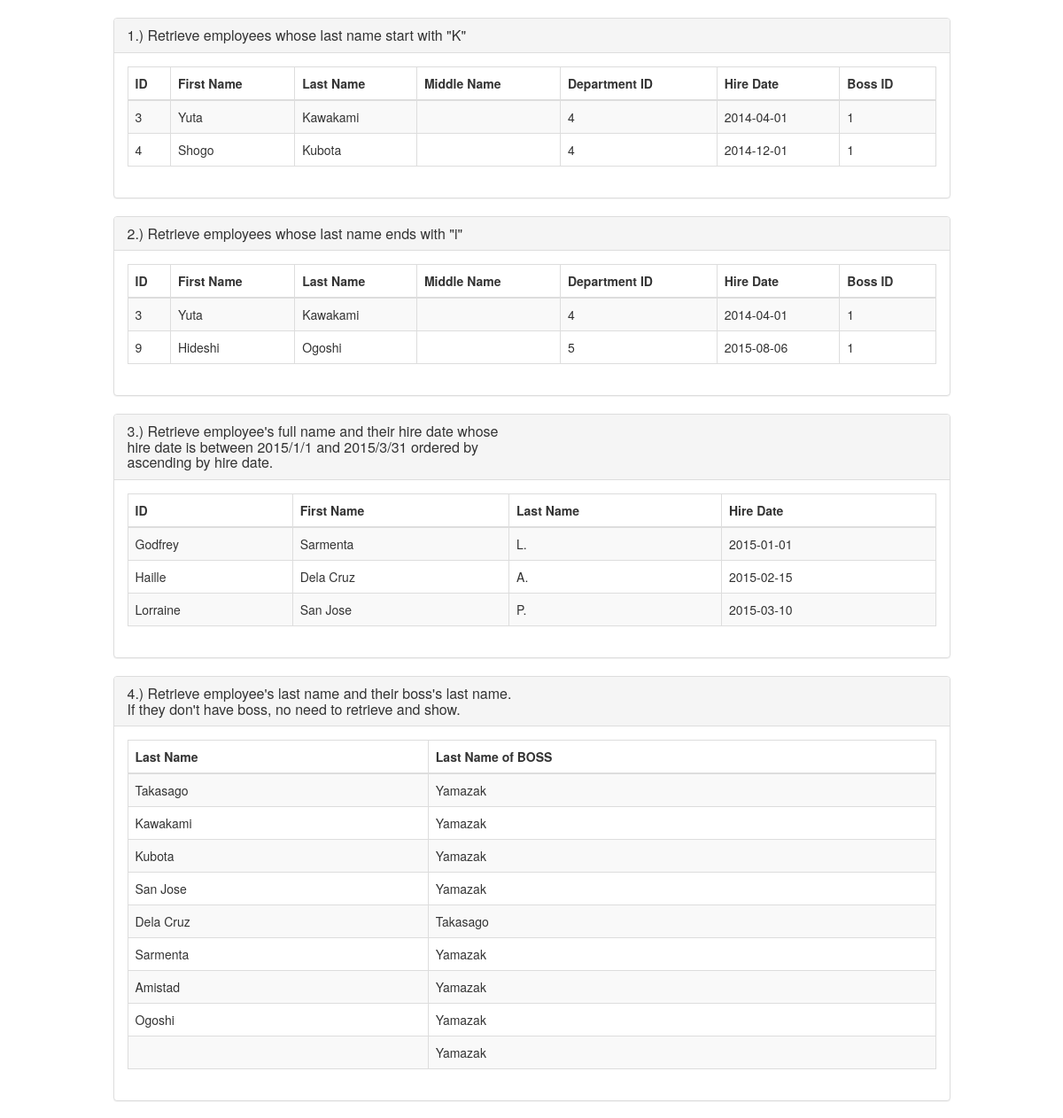
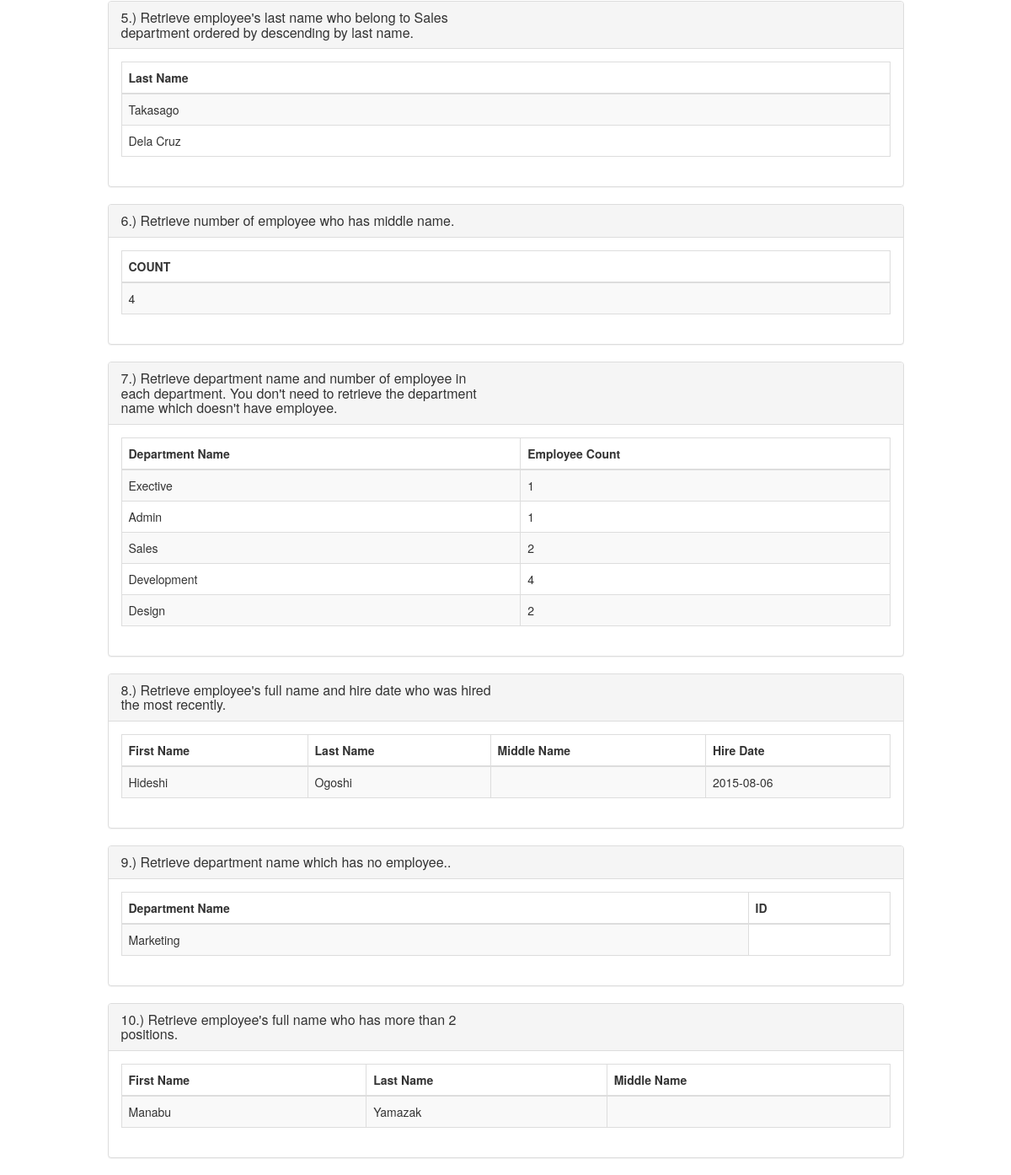
Screenshot of /database/database-3-5.php with the database file from the repository (2 pictures, top to bottom).
### tables this page shows
CREATE TABLE `employees` (
  `id` int(11) UNSIGNED NOT NULL,
  `first_name` varchar(255) NOT NULL,
  `last_name` varchar(255) NOT NULL,
  `middle_name` varchar(255) DEFAULT NULL,
  `department_id` int(11) NOT NULL,
  `hire_date` date DEFAULT NULL,
  `boss_id` int(11) DEFAULT NULL
);

CREATE TABLE `departments` (
  `id` int(11) UNSIGNED NOT NULL,
  `name` varchar(255) NOT NULL
);

### database/database-3-5.php (the view, shortened to what the rows shown need)
<?php
require "Database.php";
$database = new Database();
$database->query("SELECT * FROM employees WHERE last_name LIKE 'K%'");
$employeesStartLastNames = $database->resultset();
$database->query("SELECT * FROM employees WHERE last_name LIKE '%i'");
$employeesEndLastNames = $database->resultset();
$database->query("SELECT first_name, last_name, middle_name, hire_date FROM employees WHERE hire_date BETWEEN '2015/1/1' AND '2015/3/31' ORDER by hire_date ASC");
$employeeshireDates = $database->resultset();
$database->query("SELECT last_name, boss_id FROM employees WHERE boss_id IS NOT NULL");
$employeesWithBosses = $database->resultset();
$database->query('SELECT last_name FROM employees INNER JOIN departments ON employees.department_id = departments.id WHERE employees.department_id=3 ORDER by employees.last_name DESC');
$employeesBelongToSalesdeps = $database->resultset();
$database->query("SELECT COUNT(1)FROM employees WHERE middle_name IS NOT NULL");
$database->query("SELECT D.name, COUNT(D.name) FROM departments D INNER JOIN employees E ON E.department_id = D.id GROUP BY D.id");
$database->query("SELECT first_name, last_name, middle_name, hire_date FROM employees ORDER BY hire_date DESC LIMIT 1;");
$employeesNameAndHired = $database->resultset();
$database->query('SELECT D.name FROM departments D LEFT JOIN employees E on D.id = E.department_id WHERE E.department_id IS NULL');
$departmentNoEmployees = $database->resultset();
$database->query("SELECT E.first_name, E.last_name, E.middle_name FROM employees E INNER JOIN employee_positions EP ON EP.employee_id = E.id GROUP BY E.first_name, E.last_name, E.middle_name HAVING COUNT(EP.id) >= 2;");
?>
<!DOCTYPE html>
<html lang="en">
<head>
    <link rel="stylesheet" href="https://maxcdn.bootstrapcdn.com/bootstrap/3.3.7/css/bootstrap.min.css">
    <link href="//netdna.bootstrapcdn.com/font-awesome/4.0.3/css/font-awesome.min.css" rel="stylesheet">
</head>
<body>
<br/>
<div class="container">
    <div class="row">
        <div class="col-md-10 col-md-offset-1">
            <div class="panel panel-default panel-table">
                <div class="panel-body">
                    <table class="table table-striped table-bordered table-list">
                        <thead>
                        <tr>
                            <th>ID</th>
                            <th>First Name</th>
                            <th>Last Name</th>
                            <th>Middle Name</th>
                            <th>Department ID</th>
                            <th>Hire Date</th>
                            <th>Boss ID</th>
                        </tr>
                        </thead>
                        <tbody>
                        <?php foreach($employeesStartLastNames as $employeesStartLastName): ?>
                        <tr>
                            <td><?php echo $employeesStartLastName['id']; ?></td>
                            <td><?php echo $employeesStartLastName['first_name']; ?></td>
                            <td><?php echo $employeesStartLastName['last_name']; ?></td>
                            <td><?php echo $employeesStartLastName['middle_name']; ?></td>
                            <td><?php echo $employeesStartLastName['department_id']; ?></td>
                            <td><?php echo $employeesStartLastName['hire_date']; ?></td>
                            <td><?php echo $employeesStartLastName['boss_id']; ?></td>
                        </tr>
                        <?php endforeach ?>
                        </tbody>
                    </table>
                </div>
            </div>
        </div>
    </div>
</div>
<div class="container">
    <div class="row">
        <div class="col-md-10 col-md-offset-1">
            <div class="panel panel-default panel-table">
                <div class="panel-body">
                    <table class="table table-striped table-bordered table-list">
                        <thead>
                        <tr>
                            <th>ID</th>
                            <th>First Name</th>
                            <th>Last Name</th>
                            <th>Middle Name</th>
                            <th>Department ID</th>
                            <th>Hire Date</th>
                            <th>Boss ID</th>
                        </tr>
                        </thead>
                        <tbody>
                        <?php foreach($employeesEndLastNames as $employeesEndLastName): ?>
                            <tr>
                                <td><?php echo $employeesEndLastName['id']; ?></td>
                                <td><?php echo $employeesEndLastName['first_name']; ?></td>
                                <td><?php echo $employeesEndLastName['last_name']; ?></td>
                                <td><?php echo $employeesEndLastName['middle_name']; ?></td>
                                <td><?php echo $employeesEndLastName['department_id']; ?></td>
                                <td><?php echo $employeesEndLastName['hire_date']; ?></td>
                                <td><?php echo $employeesEndLastName['boss_id']; ?></td>
                            </tr>
                        <?php endforeach ?>
                        </tbody>
                    </table>
                </div>
            </div>
        </div>
    </div>
</div>
<div class="container">
    <div class="row">
        <div class="col-md-10 col-md-offset-1">
            <div class="panel panel-default panel-table">
                <div class="panel-body">
                    <table class="table table-striped table-bordered table-list">
                        <thead>
                        <tr>
                            <th>ID</th>
                            <th>First Name</th>
                            <th>Last Name</th>
                            <th>Hire Date</th>
                        </tr>
                        </thead>
                        <tbody>
                        <?php foreach($employeeshireDates as $employeeshireDate): ?>
                            <tr>
                                <td><?php echo $employeeshireDate['first_name']; ?></td>
                                <td><?php echo $employeeshireDate['last_name']; ?></td>
                                <td><?php echo $employeeshireDate['middle_name']; ?></td>
                                <td><?php echo $employeeshireDate['hire_date']; ?></td>
                            </tr>
                        <?php endforeach ?>
                        </tbody>
                    </table>
                </div>
            </div>
        </div>
    </div>
</div>
<div class="container">
    <div class="row">
        <div class="col-md-10 col-md-offset-1">
            <div class="panel panel-default panel-table">
                <div class="panel-body">
                    <table class="table table-striped table-bordered table-list">
                        <thead>
                        <tr>
                            <th>Last Name</th>
                            <th>Last Name of BOSS</th>
                        </tr>
                        </thead>
                        <tbody>
                        <?php foreach($employeesWithBosses as $employeesWithBoss): ?>
                            <tr>
                                <td><?php echo $employeesWithBoss['last_name']; ?></td>
                                <?php $bossID = $employeesWithBoss['boss_id']; ?>
                                <?php  $database->query("SELECT last_name FROM employees WHERE id = :id");
                                $database->bind(':id', $bossID);
                                $employeesbossLastNames = $database->resultset();
                                foreach($employeesbossLastNames as $employeesbossLastName): ?>
                                    <td><?php echo $employeesbossLastName['last_name']; ?></td>
                                <?php endforeach ?>
                            </tr>
                        <?php endforeach ?>
                        </tbody>
                    </table>
                </div>
            </div>
        </div>
    </div>
</div>
<div class="container">
    <div class="row">
        <div class="col-md-10 col-md-offset-1">
            <div class="panel panel-default panel-table">
                <div class="panel-body">
                    <table class="table table-striped table-bordered table-list">
                        <thead>
                        <tr>
                            <th>Last Name</th>
                        </tr>
                        </thead>
                        <tbody>
                        <?php foreach($employeesBelongToSalesdeps as $employeesBelongToSalesdep): ?>
                        <tr>
                            <td><?php echo $employeesBelongToSalesdep['last_name']; ?></td>
                            <?php endforeach ?>
                        </tr>
                        </tbody>
                    </table>
                </div>
            </div>
        </div>
    </div>
</div>
<div class="container">
    <div class="row">
        <div class="col-md-10 col-md-offset-1">
            <div class="panel panel-default panel-table">
                <div class="panel-body">
                    <table class="table table-striped table-bordered table-list">
                        <thead>
                        <tr>
                            <th>COUNT</th>
                        </tr>
                        </thead>
                    </table>
                </div>
            </div>
        </div>
    </div>
</div>
<div class="container">
    <div class="row">
        <div class="col-md-10 col-md-offset-1">
            <div class="panel panel-default panel-table">
                <div class="panel-body">
                    <table class="table table-striped table-bordered table-list">
                        <thead>
                        <tr>
                            <th>Department Name</th>
                            <th>Employee Count</th>
                        </tr>
                        </thead>
                    </table>
                </div>
            </div>
        </div>
    </div>
</div>
<div class="container">
    <div class="row">
        <div class="col-md-10 col-md-offset-1">
            <div class="panel panel-default panel-table">
                <div class="panel-body">
                    <table class="table table-striped table-bordered table-list">
                        <thead>
                        <tr>
                            <th>First Name</th>
                            <th>Last Name</th>
                            <th>Middle Name</th>
                            <th>Hire Date</th>
                        </tr>
                        </thead>
                        <tbody>
                        <?php foreach($employeesNameAndHired as $employeesNameAndHire): ?>
                            <tr>
                                <td><?php echo $employeesNameAndHire['first_name']; ?></td>
                                <td><?php echo $employeesNameAndHire['last_name']; ?></td>
                                <td><?php echo $employeesNameAndHire['middle_name']; ?></td>
                                 <td><?php echo $employeesNameAndHire['hire_date']; ?></td>
                            </tr>
                        <?php endforeach ?>
                        </tbody>
                    </table>
                </div>
            </div>
        </div>
    </div>
</div>
<div class="container">
    <div class="row">
        <div class="col-md-10 col-md-offset-1">
            <div class="panel panel-default panel-table">
                <div class="panel-body">
                    <table class="table table-striped table-bordered table-list">
                        <thead>
                        <tr>
                            <th>Department Name</th>
                            <th>ID</th>
                        </tr>
                        </thead>
                        <tbody>
                        <?php foreach($departmentNoEmployees as $departmentNoEmployee): ?>
                            <tr>
                                <td><?php echo $departmentNoEmployee['name']; ?></td>
                            </tr>
                        <?php endforeach ?>
                        </tbody>
                    </table>
                </div>
            </div>
        </div>
    </div>
</div>
<div class="container">
    <div class="row">
        <div class="col-md-10 col-md-offset-1">
            <div class="panel panel-default panel-table">
                <div class="panel-body">
                    <table class="table table-striped table-bordered table-list">
                        <thead>
                        <tr>
                            <th>First Name</th>
                            <th>Last Name</th>
                            <th>Middle Name</th>
                        </tr>
                        </thead>
                    </table>
                </div>
            </div>
        </div>
    </div>
</div>
</body>
</html>

### rows the page displays
employees: id "3", first_name "Yuta", last_name "Kawakami", department "4", hire_date "2014-04-01", boss "1"
employees: id "4", first_name "Shogo", last_name "Kubota", department "4", hire_date "2014-12-01", boss "1"
employees: id "9", first_name "Hideshi", last_name "Ogoshi", department "5", hire_date "2015-08-06", boss "1"
employees: first_name "Godfrey", last_name "Sarmenta", middle_name "L.", hire_date "2015-01-01"
employees: first_name "Haille", last_name "Dela Cruz", middle_name "A.", hire_date "2015-02-15"
employees: first_name "Lorraine", last_name "San Jose", middle_name "P.", hire_date "2015-03-10"
employees: last_name "Takasago"
employees: last_name "Yamazak"
employees: last_name "Amistad"
departments: name "Marketing"

### other values shown
$employeesWithMiddleName['COUNT(1)'] "4"
$employeesNumbersinDep['name'] "Exective"
$employeesNumbersinDep['COUNT(D.name)'] "1"
$employeesNumbersinDep['name'] "Admin"
$employeesNumbersinDep['name'] "Sales"
$employeesNumbersinDep['COUNT(D.name)'] "2"
$employeesNumbersinDep['name'] "Development"
$employeesNumbersinDep['COUNT(D.name)'] "4"
$employeesNumbersinDep['name'] "Design"
$employeesNameMorePosition['first_name'] "Manabu"
$employeesNameMorePosition['last_name'] "Yamazak"
